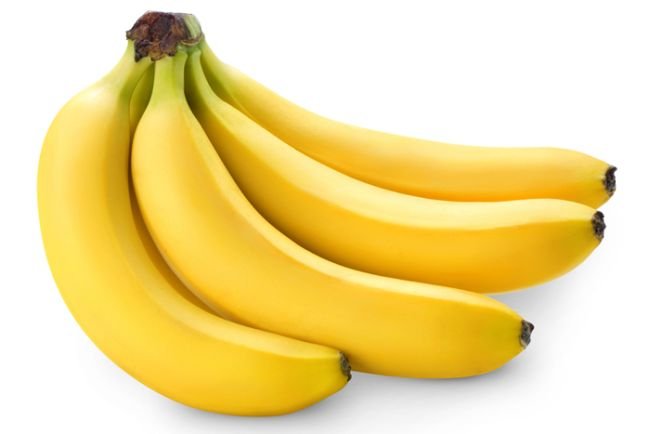
#> input picture banana.jpg, 650 x 434 px
$ python time_delay.py
#> lines starting #> are read from the running program, lines starting #| are printed output that depends on the picture
import matplotlib.pyplot as plt
import seaborn as sns
import numpy as np
import cv2
import pandas as pd

max_variance = 300
def noise_generator(var):
    return 300*var/max_variance + 100

heights = [20, 5]
fig = plt.figure(figsize=(25, 10))
gs = fig.add_gridspec(2, 10, height_ratios = heights)

variances = np.linspace(0,max_variance,10) # 10 epochs

y_limit = 1000
# y_known = np.array([np.exp(x*5e-3) * 180 for x in variances] )
y_known = np.array([ 17500/(320-x)+ 125 for x in variances])
delta = np.vstack([np.random.normal(0, noise_generator(element), 14) for element in variances]).transpose() # 14 monkeys
y_observed = y_known + delta

variances_mesh , monkey_mesh= np.meshgrid (variances, np.arange(14))
data_dict = { 'subject': monkey_mesh.flatten(),
                'variance': variances_mesh.flatten(),
                'reaction':y_observed.flatten()}
dataset = pd.DataFrame(data=data_dict)
ax1 = fig.add_subplot(gs[0,:])
sns.lineplot(x='variance', y='reaction', data=dataset, ax=ax1)
# plt.plot( variances, y_observed.transpose() )
ax1.set_ylim(bottom= 0, top=1000)

# generating images
img = cv2.imread('banana.jpg')
#> img is the input picture: shape (434, 650, 3); mean B, G, R 151.7, 220.4, 241.3
img = cv2.cvtColor(img, cv2.COLOR_BGR2RGB)

counter = 0
for var in variances:
    print(var)
    noise = np.random.normal(0, var, img.shape)
    ax2 = fig.add_subplot(gs[1, counter])
    ax2.imshow(np.minimum(np.maximum((img+noise).astype(int), 0), 255))
    ax2.set_title('Variance: {}'.format(int(var)))
    ax2.axis('off')
    counter += 1
#> after the loop, counter = 10

plt.savefig('reaction_to_noise.jpg')
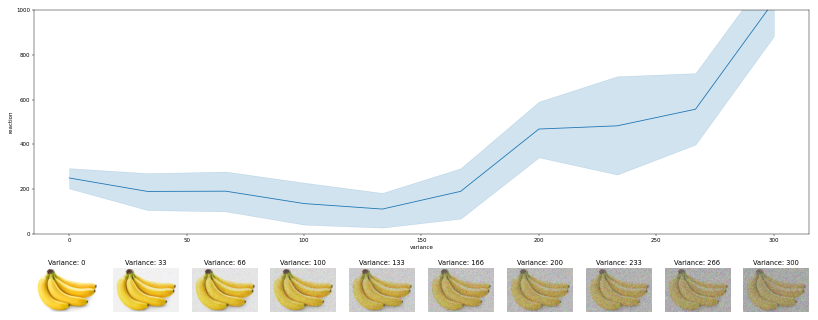
#> figure drawn by matplotlib, 11 panels; panel 1: curve peaks at x = 300, y = 1038.1
